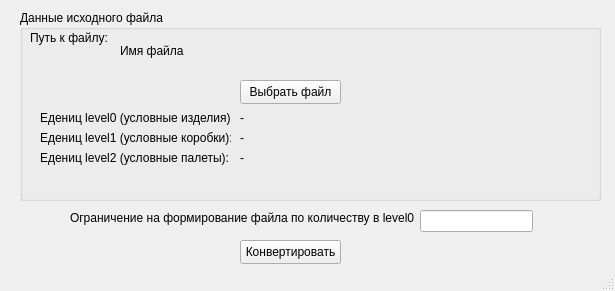
<?xml version="1.0" encoding="UTF-8"?>
<ui version="4.0">
 <class>MainWindow</class>
 <widget class="QMainWindow" name="MainWindow">
  <property name="geometry">
   <rect>
    <x>0</x>
    <y>0</y>
    <width>615</width>
    <height>291</height>
   </rect>
  </property>
  <property name="windowTitle">
   <string>JSON to XLSX v1.1</string>
  </property>
  <widget class="QWidget" name="centralwidget">
   <widget class="QGroupBox" name="groupBox">
    <property name="geometry">
     <rect>
      <x>20</x>
      <y>10</y>
      <width>581</width>
      <height>191</height>
     </rect>
    </property>
    <property name="title">
     <string>Данные исходного файла</string>
    </property>
    <widget class="QPushButton" name="SelectFile">
     <property name="geometry">
      <rect>
       <x>220</x>
       <y>70</y>
       <width>101</width>
       <height>24</height>
      </rect>
     </property>
     <property name="text">
      <string>Выбрать файл</string>
     </property>
    </widget>
    <widget class="QLabel" name="label">
     <property name="geometry">
      <rect>
       <x>10</x>
       <y>20</y>
       <width>81</width>
       <height>16</height>
      </rect>
     </property>
     <property name="text">
      <string>Путь к файлу:</string>
     </property>
    </widget>
    <widget class="QLabel" name="SelectedFile">
     <property name="geometry">
      <rect>
       <x>100</x>
       <y>20</y>
       <width>471</width>
       <height>41</height>
      </rect>
     </property>
     <property name="text">
      <string>Имя файла</string>
     </property>
    </widget>
    <widget class="QLabel" name="label_2">
     <property name="geometry">
      <rect>
       <x>20</x>
       <y>100</y>
       <width>191</width>
       <height>16</height>
      </rect>
     </property>
     <property name="text">
      <string>Едениц level0 (условные изделия):</string>
     </property>
    </widget>
    <widget class="QLabel" name="label_3">
     <property name="geometry">
      <rect>
       <x>20</x>
       <y>120</y>
       <width>191</width>
       <height>16</height>
      </rect>
     </property>
     <property name="text">
      <string>Едениц level1 (условные коробки):</string>
     </property>
    </widget>
    <widget class="QLabel" name="label_4">
     <property name="geometry">
      <rect>
       <x>20</x>
       <y>140</y>
       <width>191</width>
       <height>16</height>
      </rect>
     </property>
     <property name="text">
      <string>Едениц level2 (условные палеты):</string>
     </property>
    </widget>
    <widget class="QLabel" name="items_lv_0">
     <property name="geometry">
      <rect>
       <x>220</x>
       <y>100</y>
       <width>49</width>
       <height>16</height>
      </rect>
     </property>
     <property name="text">
      <string>-</string>
     </property>
    </widget>
    <widget class="QLabel" name="items_lv_1">
     <property name="geometry">
      <rect>
       <x>220</x>
       <y>120</y>
       <width>49</width>
       <height>16</height>
      </rect>
     </property>
     <property name="text">
      <string>-</string>
     </property>
    </widget>
    <widget class="QLabel" name="items_lv_2">
     <property name="geometry">
      <rect>
       <x>220</x>
       <y>140</y>
       <width>49</width>
       <height>16</height>
      </rect>
     </property>
     <property name="text">
      <string>-</string>
     </property>
    </widget>
   </widget>
   <widget class="QPushButton" name="ConvertFile">
    <property name="geometry">
     <rect>
      <x>240</x>
      <y>240</y>
      <width>101</width>
      <height>24</height>
     </rect>
    </property>
    <property name="text">
     <string>Конвертировать</string>
    </property>
   </widget>
   <widget class="QLabel" name="label_5">
    <property name="geometry">
     <rect>
      <x>70</x>
      <y>210</y>
      <width>351</width>
      <height>16</height>
     </rect>
    </property>
    <property name="text">
     <string>Ограничение на формирование файла по количеству в level0</string>
    </property>
   </widget>
   <widget class="QLineEdit" name="max_items_lv0">
    <property name="geometry">
     <rect>
      <x>420</x>
      <y>210</y>
      <width>113</width>
      <height>22</height>
     </rect>
    </property>
   </widget>
  </widget>
  <widget class="QStatusBar" name="statusbar"/>
 </widget>
 <resources/>
 <connections/>
</ui>
